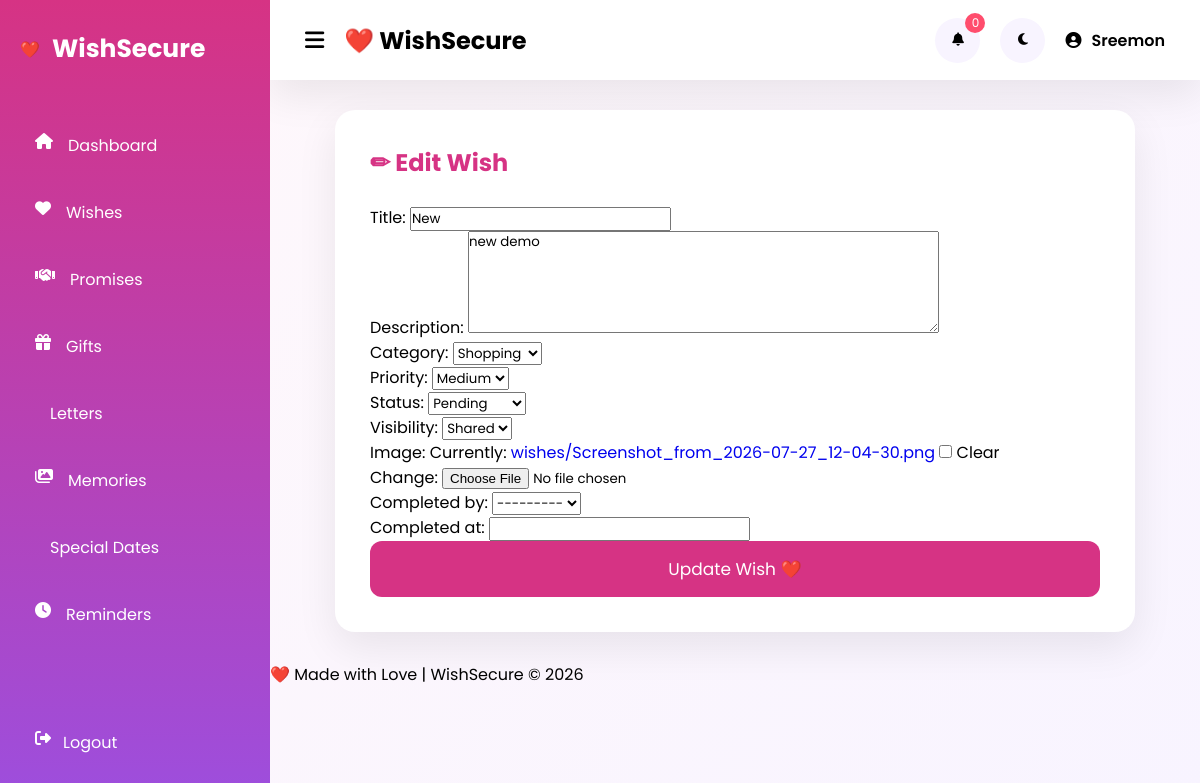
The page /wishes/edit/2/ (signed in) on the database its author committed.
### wishes/models.py (models this page shows, shortened)
class Wish(models.Model):
    PRIORITY = (
        ('High', 'High'),
        ('Medium', 'Medium'),
        ('Low', 'Low'),
    )
    STATUS = (
        ('Pending', 'Pending'),
        ('In Progress', 'In Progress'),
        ('Completed', 'Completed'),
    )
    VISIBILITY = (
        ('Shared', 'Shared'),
        ('Private', 'Private'),
    )
    title = models.CharField(max_length=200)
    description = models.TextField()
    category = models.ForeignKey(
        Category,
        on_delete=models.CASCADE
    )
    priority = models.CharField(
        max_length=20,
        choices=PRIORITY,
        default='Medium'
    )
    status = models.CharField(
        max_length=20,
        choices=STATUS,
        default='Pending'
    )
    visibility = models.CharField(
        max_length=20,
        choices=VISIBILITY,
        default='Shared'
    )
    created_by = models.ForeignKey(
        User,
        on_delete=models.CASCADE
    )
    image = models.ImageField(
        upload_to='wishes/',
        blank=True,
        null=True
    )
    completed_by = models.ForeignKey(
    User,
    on_delete=models.SET_NULL,
    null=True,
    blank=True,
    related_name="completed_wishes"
)
    completed_at = models.DateTimeField(
        null=True,
        blank=True
    )
    created_at = models.DateTimeField(auto_now_add=True)
    updated_at = models.DateTimeField(auto_now=True)

### wishes/views.py (the view, shortened to what this page needs)
@login_required
def edit_wish(request,id):
    wish=get_object_or_404(
        Wish,
        id=id
    )
    if request.user!=wish.created_by:
        messages.error(
            request,
            "Only creator can edit."
        )
        return redirect("wish_list")
    form=WishForm(instance=wish)
    context={
        "form":form
    }
    return render(
        request,
        "wishes/edit_wish.html",
        context
    )

### wishes/forms.py
class WishForm(forms.ModelForm):
    class Meta:
        model = Wish
        exclude = [
            'created_by',
            'created_at',
            'updated_at'
        ]
        widgets = {
            'description':forms.Textarea(
                attrs={
                    'rows':5
                }
            )
        }

### wishes/models.py (called while the page is built)
    def __str__(self):
        return self.name

### template/wishes/edit_wish.html (shortened to what this page needs)
{% extends 'base.html' %}
{% block content %}
<div class="wish-form-card">
<h2>
✏ Edit Wish
</h2>
<form method="POST" enctype="multipart/form-data">
{{form.as_p}}
<button class="save-btn">
Update Wish ❤️
</button>
</form>
</div>
{% endblock %}

### template/navbar.html
<nav class="navbar">
    <div class="left-nav">
        <button id="menu-btn">
            <i class="fa-solid fa-bars"></i>
        </button>
        <h2>
            ❤️ WishSecure
        </h2>
    </div>
    <div class="right-nav">
        <button class="icon-btn">
            <i class="fa-solid fa-bell"></i>
            <span class="badge">
    {{ unread_notifications|default:0 }}
</span>
        </button>
        <button class="icon-btn">
            <i class="fa-solid fa-moon"></i>
        </button>
        <div class="profile">
            <i class="fa-solid fa-user-circle"></i>
            <span>
                {{request.user.first_name}}
            </span>
        </div>
    </div>
</nav>

### static/css/style.css (style rules this page uses)
* { margin:0; padding:0; box-sizing:border-box; font-family:'Poppins',sans-serif; }
:root { --primary:#d63384; --secondary:#9d4edd; --light:#fff7fb; --white:#ffffff; --dark:#2d2d2d; --gray:#6c757d; --shadow:0 15px 40px rgba(0,0,0,.08); }
body { background:linear-gradient(135deg,#fff8fb,#f8f4ff); min-height:100vh; }
a { text-decoration:none; }
button { cursor:pointer; }

### static/css/navbar.css (style rules this page uses)
.navbar { background:white; height:80px; padding:0 35px; display:flex; justify-content:space-between; align-items:center; box-shadow:var(--shadow); }
.left-nav { display:flex; align-items:center; gap:20px; }
#menu-btn { background:none; border:none; font-size:22px; }
.right-nav { display:flex; align-items:center; gap:20px; }
.icon-btn { border:none; background:#f8f4ff; width:45px; height:45px; border-radius:50%; position:relative; }
.badge { position:absolute; top:-5px; right:-5px; width:20px; height:20px; border-radius:50%; background:#ff4d6d; color:white; display:flex; justify-content:center; align-items:center; font-size:12px; }
.profile { display:flex; gap:10px; align-items:center; font-weight:600; }

### static/css/wishes.css (style rules this page uses)
.wish-form-card { background:white; padding:35px; border-radius:20px; box-shadow:0 15px 40px rgba(0,0,0,.08); max-width:800px; margin:auto; }
.wish-form-card h2 { margin-bottom:25px; color:#d63384; }
.save-btn { width:100%; padding:15px; background:#d63384; color:white; border:none; border-radius:12px; font-size:17px; cursor:pointer; }

### rows shown on the page
Wish: title "New", description "new demo", category "Shopping", priority "Medium", status "Pending", visibility "Shared", completed_by "---------"

### other values the page prints
{{ unread_notifications|default:0 }} "0"
{{ request.user.first_name }} "Sreemon"
